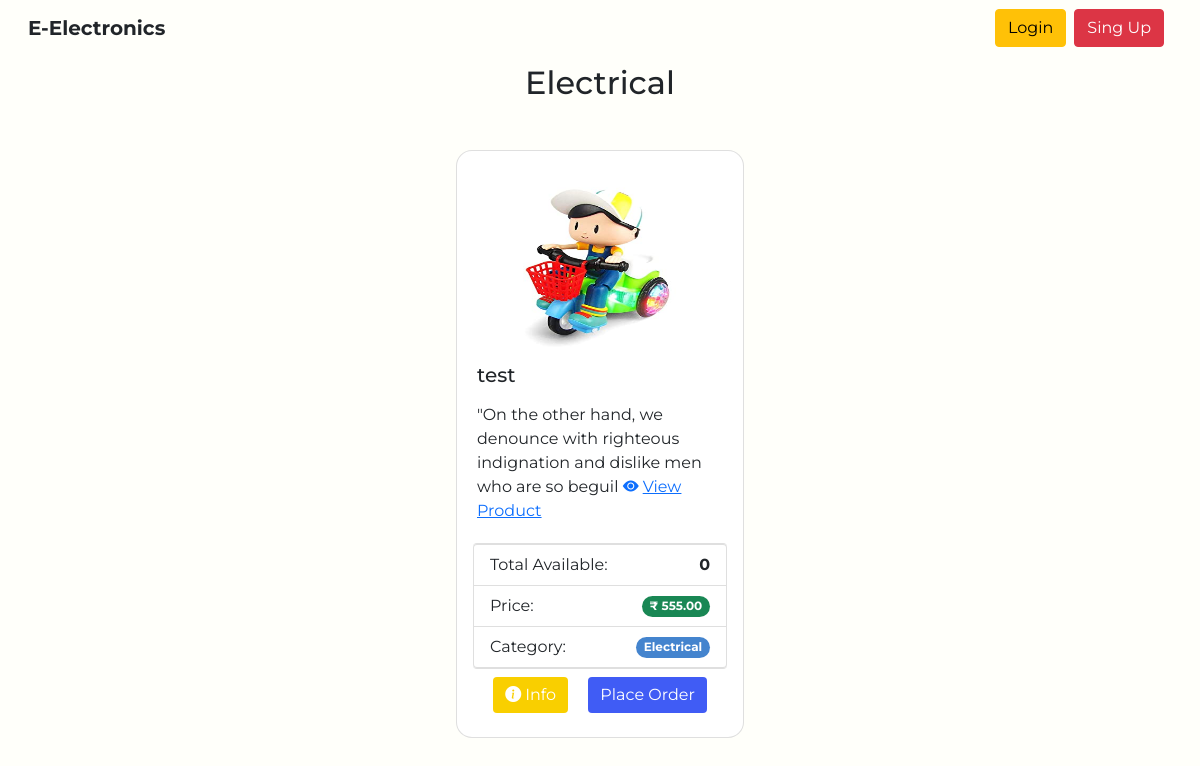
The page /category-details/Electrical on the database its author committed.
### home/models.py (models this page shows, shortened)
class Category(models.Model):
    name=models.CharField(max_length=255)
    def __str__(self):
        return self.name

class Product(models.Model):
    title=models.CharField(max_length=255)
    author=models.ForeignKey(User, on_delete=models.CASCADE)
    desc=RichTextField(blank=True, null=True)
    product_image = models.ImageField(null=True, blank=True, upload_to='images/products/')
    total_orders=models.IntegerField(default=0)
    total_stocks=models.IntegerField()
    price=models.DecimalField(max_digits=8, decimal_places=2)
    total_sell_price=models.DecimalField(max_digits=8, decimal_places=2, default=0)
    category=models.ForeignKey(Category, on_delete=models.CASCADE)
    created_at = models.DateTimeField(auto_now_add=True)
    updated_at = models.DateTimeField(auto_now=True)
    @property
    def image_url(self):
        if self.product_image and hasattr(self.product_image, 'url'):
            return self.product_image.url

### home/views.py (the view)
# urls.py: path('category-details/<str:cats>', views.category_details, name='category_details'),
def category_details(request,cats):
    category=Category.objects.get(name=cats)
    all_cats_product=Product.objects.filter(category=category)
    cats_menu=Category.objects.all()
    context={
        'all_cats_product':all_cats_product,
        'cats_menu' : cats_menu,
        'category' : category,
    }
    return render(request,'product/category_details.html',context)

### templates/product/category_details.html (shortened to what this page needs)
{% extends 'base.html' %}
{% load static %}
{% block body %}
{% if all_cats_product.count %}
<div class="container">
  <div class="row gap-3 justify-content-around">
    <h2 class="text-center">{{category}}  </h2>
    {% for product in all_cats_product %}
      {% if product.order %}
      {% else %}
        <div class="card col-3 m-4 cardcss" style="width: 18rem;">
          {% if product.product_image %}
            <img src=" {{ product.image_url|default_if_none:'#' }} " class="card-img-top p-2" alt="..." width="320" height="180">
            {% else %}
            <img src="{% static 'img/product.jpg' %}" alt="Avatar"  class="rounded-circle"  width=75 height=75>
            {% endif %}
            <div class="card-body p-1">
            <h5 class="card-title">{{ product.title }}</h5>
            <p class="card-text">{{ product.desc | slice:':100' | safe }}
            <a href=" {% url 'product_details' product.pk %}"><i class="bi bi-eye-fill mr-1"></i>View Product</a>
            </p>
            </div>
            <ul class="list-group">
                <li class="list-group-item d-flex justify-content-between align-items-center">
                Total Available:
                <span class="text-dark fw-bold">{{ product.total_stocks }}</span>
                </li>
                <li class="list-group-item d-flex justify-content-between align-items-center">
                Price:
                <span class="badge bg-success rounded-pill">₹ {{ product.price }}</span>
                </li>
                <li class="list-group-item d-flex justify-content-between align-items-center">
                Category:
                <span class="badge rounded-pill" style="background-color: #4484ce;">{{product.category}}</span>
                </li>
            </ul>
            <div class="mx-auto">
              <button type="button" class="btn btn-dark m-2" data-bs-toggle="modal" data-bs-target="#product_{{product.pk}}"style="background-color: #f9cf00; border:0px">
                <i class="bi bi-info-circle-fill mr-1" ></i>Info
              </button>
              {% if user.is_authenticated %}
              <button type="button" class="btn btn-dark fw-bold m-2" data-bs-toggle="modal" data-bs-target="#productbid_{{product.pk}}" style="background-color: #405cf5;border:0px">
                Place Order
              </button>
              {% else %}
                <button type="button" class="btn btn-primary m-2" data-bs-toggle="modal" data-bs-target="#loginModal" style="background-color: #405cf5;border:0px">
                  Place Order
                </button>
              {% endif %}
            </div>
        </div>
        {% endif %}
      {% endfor %}
{% else %}
No Product on this Category
{% endif %}
{% endblock body %}

### static/css/style.css (style rules this page uses)
:root { --cerulean: #4484ce; --aluminium: #FFFFFA; --light: #f9cf00; --tangerine: #f19f4d; }
* { font-family: 'Montserrat', sans-serif; }
body { background-color: var(--aluminium); height: 100vh; }
.cardcss { border-radius: 1rem; padding: 1rem; }
.cardcss img { height: 12rem; border-radius: 2rem; width: auto; }

### rows shown on the page
Category: name "Electrical"
Product: image_url (picture), title "test", desc "\"On the other hand, we denounce with righteous indignation and dislike men who are so beguil", total_stocks "0", price "555.00", category "Electrical"
